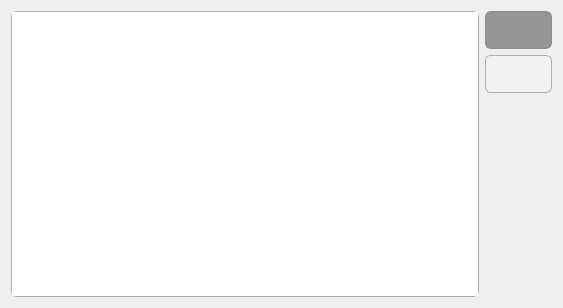
<?xml version="1.0" encoding="UTF-8"?>
<ui version="4.0">
 <class>Widget</class>
 <widget class="QWidget" name="Widget">
  <property name="geometry">
   <rect>
    <x>0</x>
    <y>0</y>
    <width>563</width>
    <height>308</height>
   </rect>
  </property>
  <property name="font">
   <font>
    <family>Poppins</family>
   </font>
  </property>
  <property name="windowTitle">
   <string>Widget</string>
  </property>
  <property name="styleSheet">
   <string notr="true">/*background-color: rgb(255, 255, 255);*/
</string>
  </property>
  <layout class="QHBoxLayout" name="horizontalLayout">
   <item>
    <widget class="QListWidget" name="listWidget">
     <property name="styleSheet">
      <string notr="true">QListWidget#listWidget{

border-radius: 6px;
border: 1px solid;
border-color: rgba(0,0,0,70);

}</string>
     </property>
    </widget>
   </item>
   <item>
    <layout class="QVBoxLayout" name="verticalLayout">
     <item>
      <widget class="QPushButton" name="addBtn">
       <property name="sizePolicy">
        <sizepolicy hsizetype="Fixed" vsizetype="Fixed">
         <horstretch>0</horstretch>
         <verstretch>0</verstretch>
        </sizepolicy>
       </property>
       <property name="minimumSize">
        <size>
         <width>42</width>
         <height>38</height>
        </size>
       </property>
       <property name="baseSize">
        <size>
         <width>0</width>
         <height>0</height>
        </size>
       </property>
       <property name="font">
        <font>
         <pointsize>18</pointsize>
         <weight>75</weight>
         <bold>true</bold>
        </font>
       </property>
       <property name="cursor">
        <cursorShape>PointingHandCursor</cursorShape>
       </property>
       <property name="styleSheet">
        <string notr="true">QPushButton#addBtn {

color: rgb(40, 40, 40);
background-color: rgb(150,150,150);
border: 1px  inset rgba(0,0,0,70);
border-radius: 6px;
}

QPushButton#addBtn:pressed{
	background-color: rgb(180,180,180);
}
</string>
       </property>
       <property name="text">
        <string/>
       </property>
       <property name="icon">
        <iconset resource="../images/sources.qrc">
         <normaloff>:/plus-round.png</normaloff>:/plus-round.png</iconset>
       </property>
       <property name="iconSize">
        <size>
         <width>30</width>
         <height>30</height>
        </size>
       </property>
      </widget>
     </item>
     <item>
      <widget class="QPushButton" name="rmBtn">
       <property name="enabled">
        <bool>false</bool>
       </property>
       <property name="sizePolicy">
        <sizepolicy hsizetype="Fixed" vsizetype="Fixed">
         <horstretch>0</horstretch>
         <verstretch>0</verstretch>
        </sizepolicy>
       </property>
       <property name="minimumSize">
        <size>
         <width>42</width>
         <height>38</height>
        </size>
       </property>
       <property name="font">
        <font>
         <pointsize>18</pointsize>
         <weight>75</weight>
         <bold>true</bold>
        </font>
       </property>
       <property name="cursor">
        <cursorShape>PointingHandCursor</cursorShape>
       </property>
       <property name="styleSheet">
        <string notr="true">QPushButton#rmBtn {

color: rgb(40, 40, 40);
background-color: rgb(150,150,150);
border: 1px  inset rgba(0,0,0,70);
border-radius: 6px;
}

QPushButton#rmBtn:pressed{
	background-color: rgb(180,180,180);
}
QPushButton#rmBtn:disabled{
	background-color: rgb(255,255,255,50);
}

</string>
       </property>
       <property name="text">
        <string/>
       </property>
       <property name="icon">
        <iconset resource="../images/sources.qrc">
         <normaloff>:/minus-trash.png</normaloff>:/minus-trash.png</iconset>
       </property>
       <property name="iconSize">
        <size>
         <width>30</width>
         <height>30</height>
        </size>
       </property>
      </widget>
     </item>
     <item>
      <spacer name="verticalSpacer">
       <property name="orientation">
        <enum>Qt::Vertical</enum>
       </property>
       <property name="sizeHint" stdset="0">
        <size>
         <width>20</width>
         <height>40</height>
        </size>
       </property>
      </spacer>
     </item>
    </layout>
   </item>
  </layout>
 </widget>
 <layoutdefault spacing="6" margin="11"/>
 <resources>
  <include location="../images/sources.qrc"/>
 </resources>
 <connections/>
</ui>
